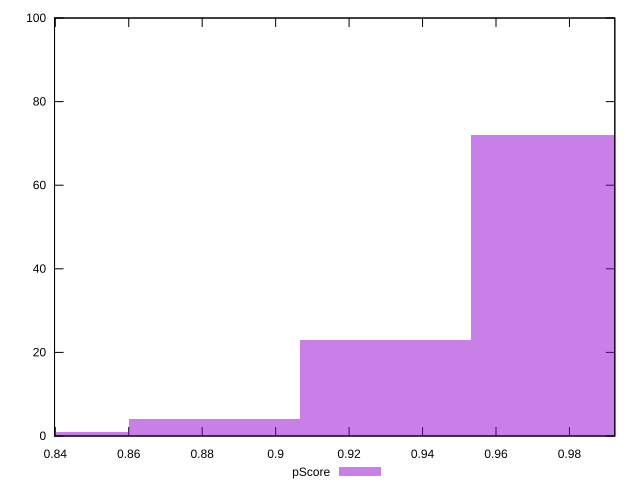

This chart was generated by the following gnuplot code:
reset

$pScore <<EOF
0.9298971005182428 23
0.976391955544155 72
0.8834022454923307 4
0.8369073904664186 1
EOF

set key outside below
set boxwidth 0.04649485502591214
set xrange [0.8397936669952204:0.9923542320587405]
set yrange [0:100]
set trange [0:100]
set style fill transparent solid 0.5 noborder
set terminal svg size 640, 490 enhanced background rgb 'white'
set output "reports/report_00028_2021-02-24T12-49-42.674Z/first-meaningful-paint/samples/card/pScore/histogram.svg"

plot $pScore title "pScore" with boxes

reset
